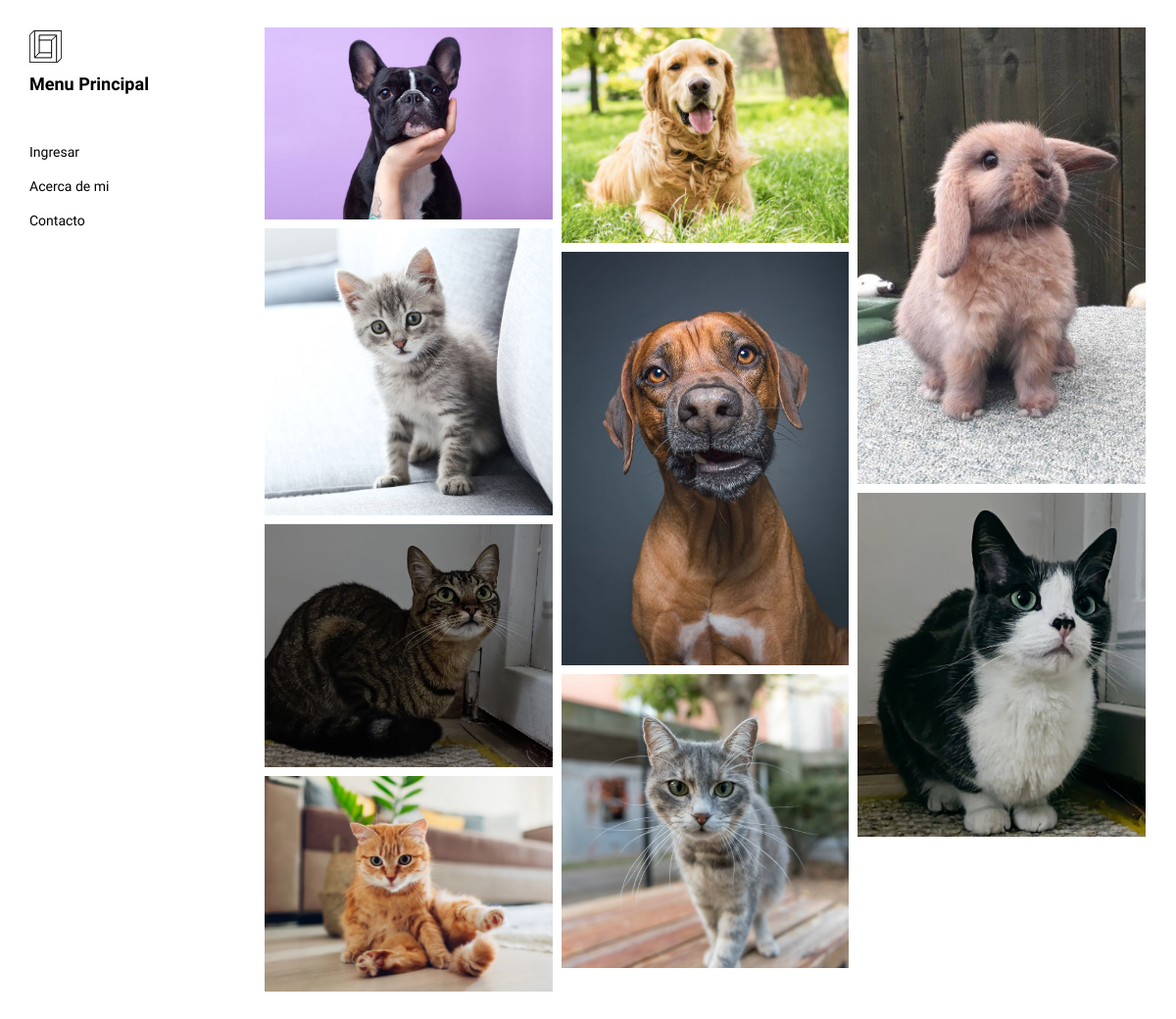
The app's page /, older data.
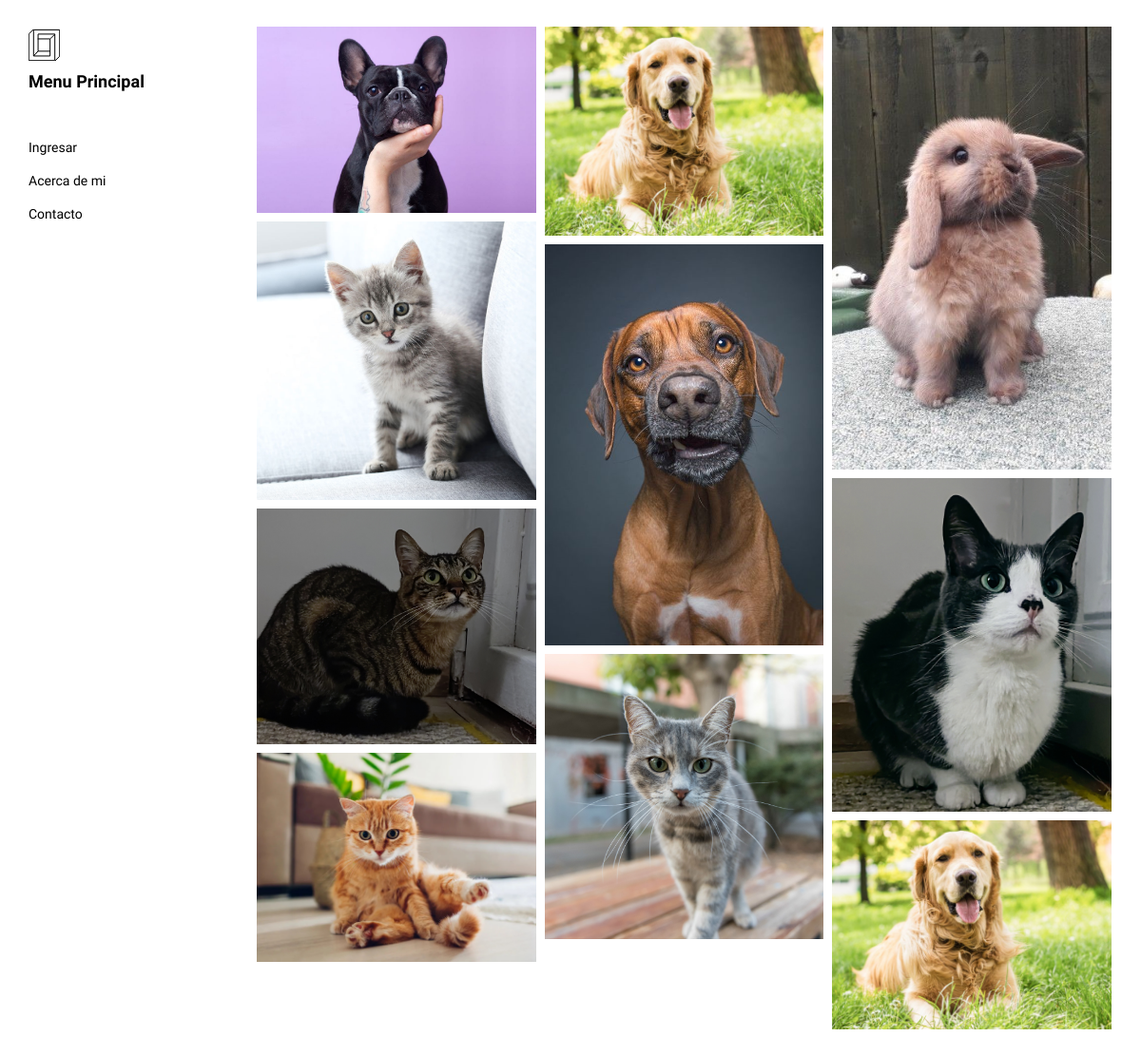
The same page, newer data.
### primApp/models.py (models this page shows, shortened)
class mascotas(models.Model):
    nombre = models.CharField(max_length=20)
    raza = models.CharField(max_length=20)
    edad = models.DateField()
    vacunas = models.TextField(max_length=150)
    descripcion = models.TextField(max_length=150)
    imagen = models.ImageField(null=True, blank=True)

### primApp/views.py (the view)
# urls.py: path('', lista_mascotas, name = 'inicio'), #LISTO
def lista_mascotas (request): #LISTO
    lista_mas = mascotas.objects.all()
    contexto = {"lista_mas": lista_mas}
    return render(request, "padre.html", contexto)

### primApp/templates/padre.html (shortened to what this page needs)
<!DOCTYPE html>
<html lang="en">
<head>
  {% load static %}
  <link href="{% static 'css/main.82cfd66e.css' %}" rel="stylesheet" />
<link href="./main.82cfd66e.css" rel="stylesheet"></head>
<body>
<header class="">
  <nav class="sidebar">
    <div class="navbar-collapse" id="navbar-collapse">
      <div class="site-header hidden-xs">
          <a class="site-brand" href="{% url 'inicio' %}" title="">
            <img class="img-responsive site-logo" alt="" src="static/assets/images/mashup-logo.svg">
            Menu Principal
          </a>
      </div>
      <ul class="nav">
          {% if user.is_authenticated %}
          <h3>BIENVENIDO {{user.username}}</h3>
          <li><a href="{% url 'misdatos' %}" title="">Mi Perfil</a></li>
          <li><a href="{% url 'mascotas' %}" title="">Ingresar Mascota</a></li>
          <li><a href="{% url 'acercaDeMi' %}" title="">Acerca de mi</a></li>
          <div class="project-text-inner">
            <p>
            </p>
            <span class="input-group-text" id="addon-wrapping">Buscar Mascota</span>
            <div class="input-group flex-nowrap">
              <form action="{% url 'Buscar' %}" method="GET">
                  <input type="text" name="nombre">
                  <p></p>
                  <p></p>
                  <input class="btn btn-primary" type="submit" value="Buscar">
              </form>
            </div>
          </div>
          {% else %}
          <li><a href="{% url 'login' %}" title="">Ingresar</a></li>
          <li><a href="{% url 'acercaDeMi' %}" title="">Acerca de mi</a></li>
          <li><a href="{% url 'contacto' %}" title="">Contacto</a></li>
          {% endif %}
      </ul>
    </div>
  </nav>
</header>
  <main class="" id="main-collapse">
  <div class="hero-full-wrapper">
    <div class="grid">
          {% for mascota in lista_mas  %}
                      <div class="grid-item">
                          <img class="img-responsive" alt="" src='{{ setting.MEDIA_URL }}{{ mascota.imagen.url }}'>
                      </div>
          {% endfor %}
      </div>
  </div>
</main>
<script type="text/javascript" src=" static/main.85741bff.js"></script></body>
</html>

Row changes from the older to the newer data that the page shows:
added mascotas: imagen (picture)
